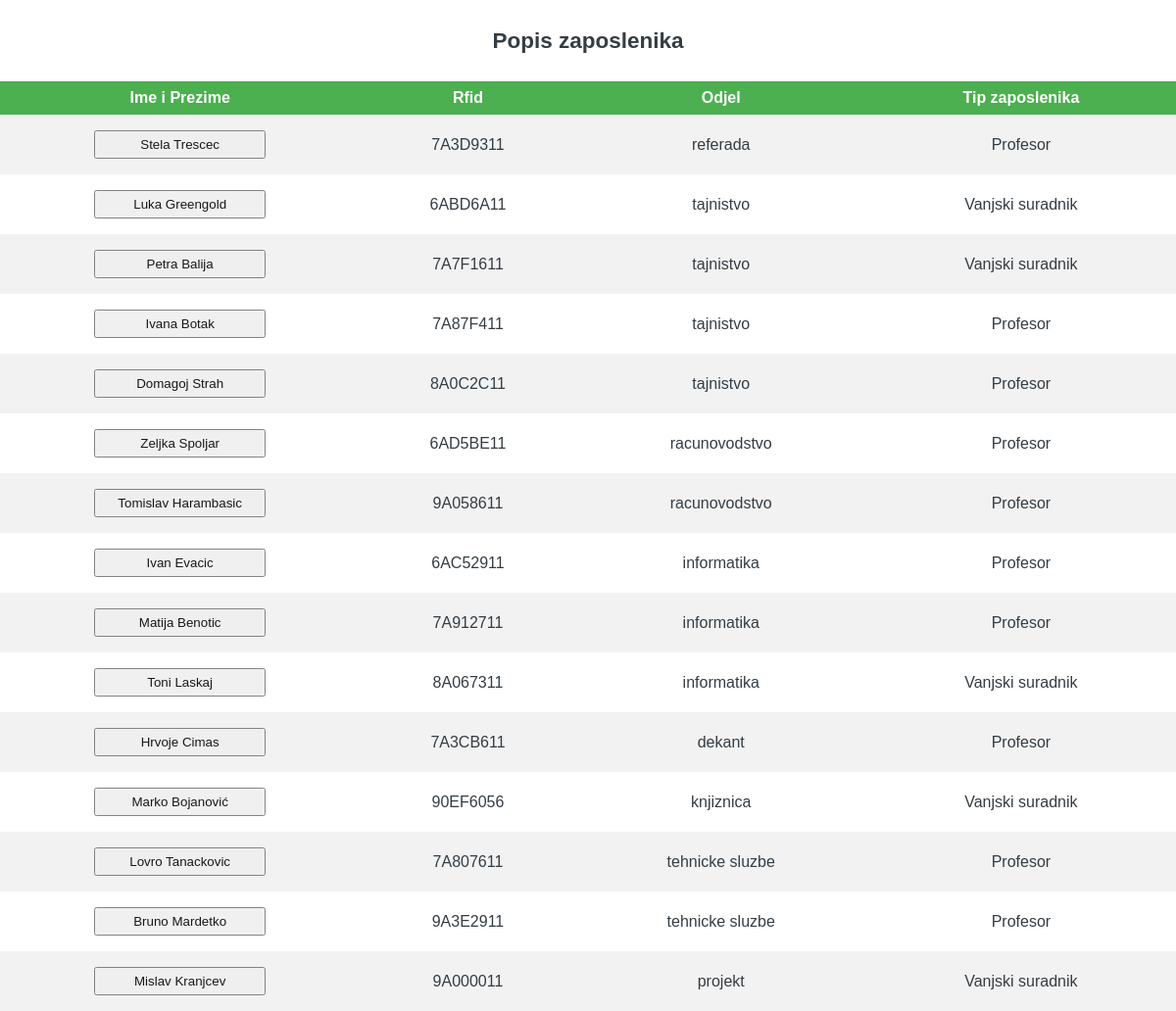
/Zavrsni/display2.php, run on the app's committed database.
### tables this page shows
CREATE TABLE `zaposlenici` (
  `rfid` varchar(20) NOT NULL,
  `ime` varchar(45) NOT NULL,
  `prezime` varchar(45) NOT NULL,
  `tip_zaposlenika_id` int(11) NOT NULL,
  `odjel_id` int(11) NOT NULL
);

CREATE TABLE `odjeli` (
  `id_odjela` int(11) NOT NULL,
  `naziv_odjela` varchar(45) NOT NULL
);

CREATE TABLE `tip_zaposlenika` (
  `id_tipa` int(11) NOT NULL,
  `naziv` varchar(45) NOT NULL
);

### Zavrsni/display2.php (the view, shortened to what this page needs)
<?php
$db_host = 'localhost';
$db_user = 'root';
$db_pass = '';
$db_name = 'id6340571_sql7238268';
$conn = mysqli_connect($db_host, $db_user, $db_pass, $db_name);
$sql = 'select z.ime,z.prezime,z.rfid,o.naziv_odjela,tz.naziv '
        . 'from zaposlenici z '
        . 'join odjeli o '
        . 'on z.odjel_id=o.id_odjela '
        . 'join tip_zaposlenika tz '
        . 'on z.tip_zaposlenika_id=tz.id_tipa;';
$query = mysqli_query($conn, $sql);
?>
<html>
    <head>
    </head>
    <body>
        <div class="center1">
            <h2>Popis zaposlenika</h2>
        </div>
        <table class="table">
            <thead>
                <tr>
                    <th>Ime i Prezime</th>
                    <th>Rfid</th>
                    <th>Odjel</th>
                    <th>Tip zaposlenika</th>
                </tr>
            </thead>
            <tbody>
            <form action="display_for_user.php" method="post">
                <?php
                while ($row = mysqli_fetch_array($query)) {
                    echo '<tr>
				       <td><button name="submit" class="button "type="submit" value=' . $row['rfid'] . '>' . $row['ime'] .'  '.$row['prezime']. '</button></td>
                                        <td>' . $row['rfid'] . '</td>
                                        <td>' . $row['naziv_odjela'] . '</td>
                                        <td>' . $row['naziv'] . '</td>
				</tr>';
                }
                ?>
            </form>
        </tbody>
    </table>
</body>
</html>

### Zavrsni/display2.php (style rules this page uses)
body { font-size: 15px; color: #343d44; font-family: "segoe-ui", "open-sans", tahoma, arial; padding: 0; margin: 0; }
table { border-collapse: collapse; width: 100%; }
th, td { text-align: left; padding: 8px; text-align: center; }
tr:nth-child(even) { background-color: #f2f2f2 }
th { background-color: #4CAF50; color: white; }
.center1 { margin: auto; width: 30%; text-align: center; padding: 10px; }
button { padding: 5px 5px; margin: 8px 0; width: 50%; opacity: 0.9; }

### data on the page
zaposlenici: ime "Stela", prezime "Trescec", rfid "7A3D9311", odjel.naziv_odjela "referada", tip_zaposlenika.naziv "Profesor"
zaposlenici: ime "Luka", prezime "Greengold", rfid "6ABD6A11", odjel.naziv_odjela "tajnistvo", tip_zaposlenika.naziv "Vanjski suradnik"
zaposlenici: ime "Petra", prezime "Balija", rfid "7A7F1611", odjel.naziv_odjela "tajnistvo", tip_zaposlenika.naziv "Vanjski suradnik"
zaposlenici: ime "Ivana", prezime "Botak", rfid "7A87F411", odjel.naziv_odjela "tajnistvo", tip_zaposlenika.naziv "Profesor"
zaposlenici: ime "Domagoj", prezime "Strah", rfid "8A0C2C11", odjel.naziv_odjela "tajnistvo", tip_zaposlenika.naziv "Profesor"
zaposlenici: ime "Zeljka", prezime "Spoljar", rfid "6AD5BE11", odjel.naziv_odjela "racunovodstvo", tip_zaposlenika.naziv "Profesor"
zaposlenici: ime "Tomislav", prezime "Harambasic", rfid "9A058611", odjel.naziv_odjela "racunovodstvo", tip_zaposlenika.naziv "Profesor"
zaposlenici: ime "Ivan", prezime "Evacic", rfid "6AC52911", odjel.naziv_odjela "informatika", tip_zaposlenika.naziv "Profesor"
zaposlenici: ime "Matija", prezime "Benotic", rfid "7A912711", odjel.naziv_odjela "informatika", tip_zaposlenika.naziv "Profesor"
zaposlenici: ime "Toni", prezime "Laskaj", rfid "8A067311", odjel.naziv_odjela "informatika", tip_zaposlenika.naziv "Vanjski suradnik"
zaposlenici: ime "Hrvoje", prezime "Cimas", rfid "7A3CB611", odjel.naziv_odjela "dekant", tip_zaposlenika.naziv "Profesor"
zaposlenici: ime "Marko", prezime "Bojanović", rfid "90EF6056", odjel.naziv_odjela "knjiznica", tip_zaposlenika.naziv "Vanjski suradnik"
zaposlenici: ime "Lovro", prezime "Tanackovic", rfid "7A807611", odjel.naziv_odjela "tehnicke sluzbe", tip_zaposlenika.naziv "Profesor"
zaposlenici: ime "Bruno", prezime "Mardetko", rfid "9A3E2911", odjel.naziv_odjela "tehnicke sluzbe", tip_zaposlenika.naziv "Profesor"
zaposlenici: ime "Mislav", prezime "Kranjcev", rfid "9A000011", odjel.naziv_odjela "projekt", tip_zaposlenika.naziv "Vanjski suradnik"
